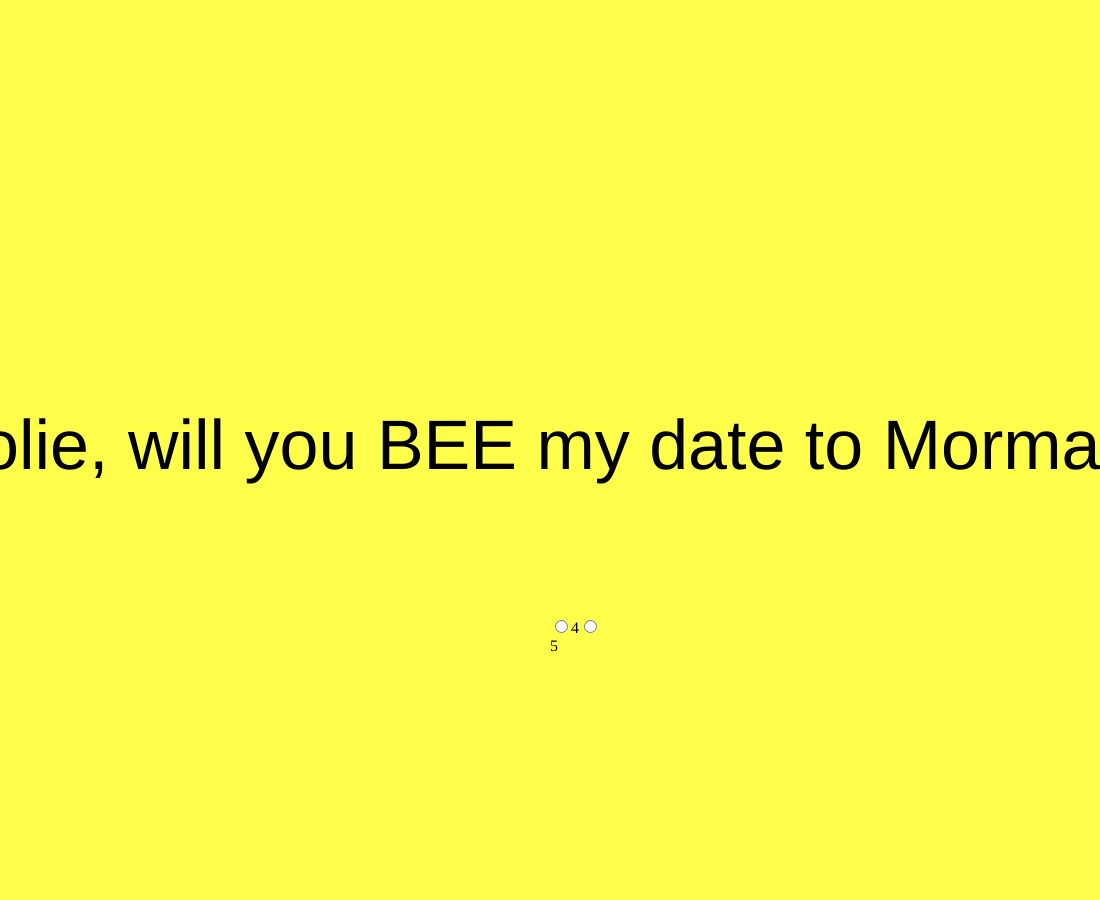
Frame 1 (no input)
Frame 60 (no input): identical to frame 1, image omitted
Frame 120 (the mouse pressed at the canvas centre since frame 60): identical to frame 1, image omitted

The p5.js sketch that drew this single still picture (run headless with seeded random() and noise() and a simulated clock; from frame 60 on, the mouse is pressed at the canvas centre):

// p5.js sketch
// ── sketch.js
let can;
let p;
function setup() {

can=createCanvas(windowWidth-100,windowHeight-100);;
can.position(50,50);
can.class("bdd");

background(255,255,0,180);
textAlign(CENTER,CENTER);
textSize(70);
text('Jolie, will you BEE my date to Mormal?',width/2,height/2);


burrito2();

}


function draw() {
//background(125);
drawburrito2();
}


// ── functions.js
let can1,p1,can2,p2;

function yes(){
  can1=createCanvas(windowWidth,windowHeight-30);
  can1.position(0,0);
  can1.background(255,255,0);
  textAlign(CENTER,CENTER);
 textSize(50);
 text('Great choice, come outside!',width/2,height/2);
}

function no(){
   can1=createCanvas(windowWidth,windowHeight-30);
  can1.position(0,0);
  can1.background(255,255,0);
  textAlign(CENTER,CENTER);
 textSize(40);
 text("I'm only putting this here to give you the choice. Please say yes.",width/2,height/2);
}

let radio2;
function burrito2(){
radio2 = createRadio();
radio2.position(windowWidth/2,2*windowHeight/3);
  radio2.class("bdd");
  radio2.option('Yes',4);
  radio2.option('No ',5);
  radio2.style('width','50px');

}

function drawburrito2(){
var val2 = radio2.value();
  if(val2){
  switch(val2){
case '4': yes();break; //yes
case '5': no();break; //no
	}
  }
}
